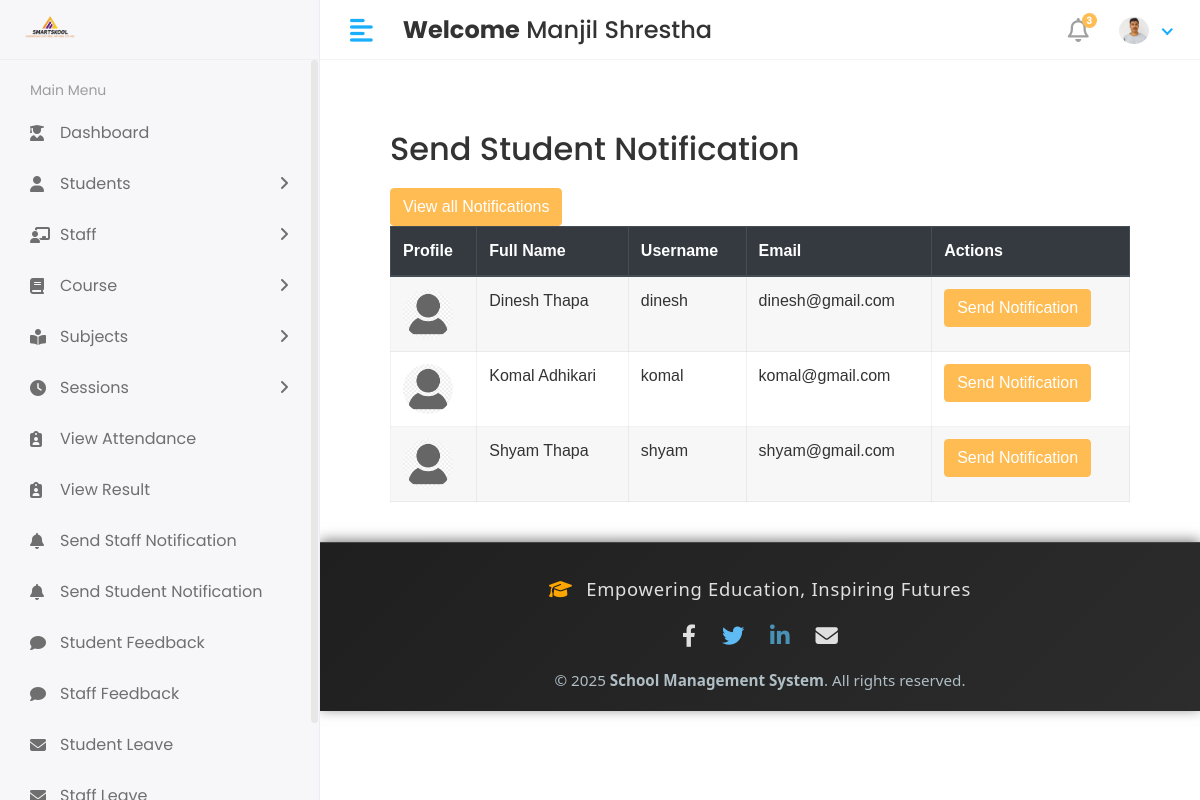
The app's page /Hod/Student/send_notification (signed in), older data.
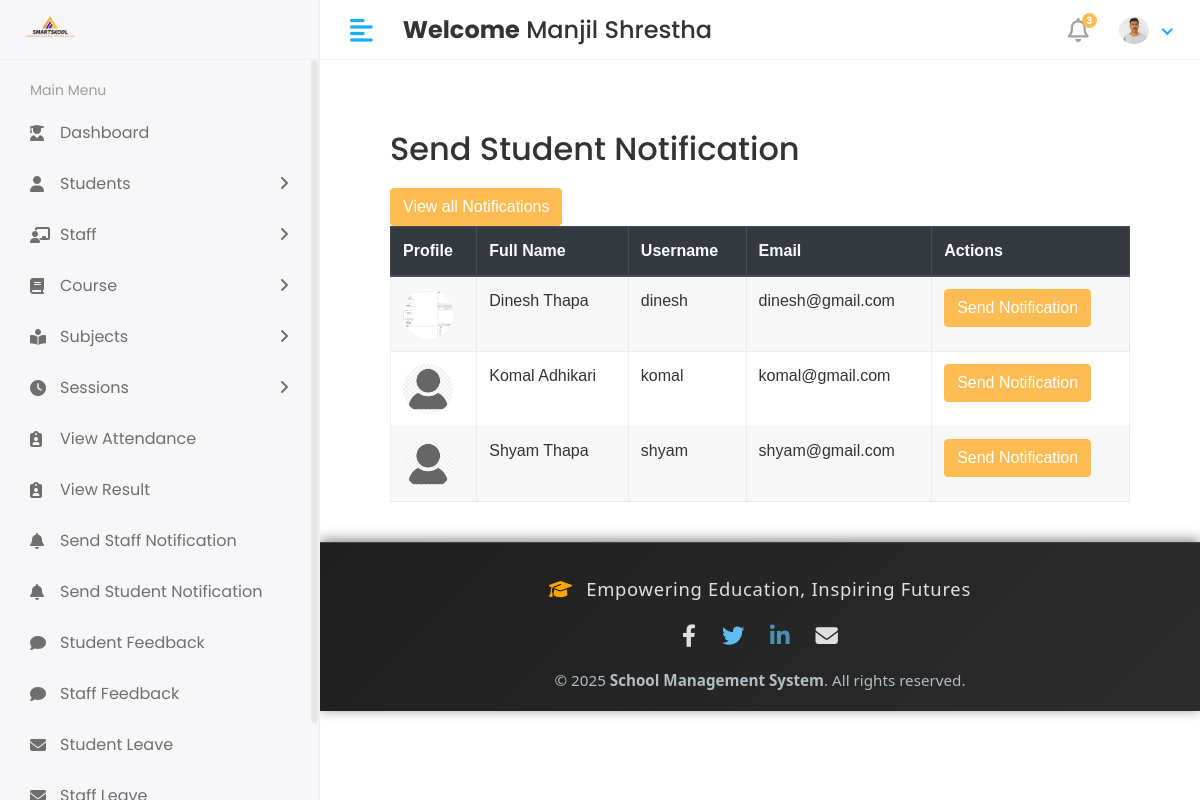
The same page, newer data.
### app/models.py (models this page shows, shortened)
class student(models.Model):
    admin = models.OneToOneField(CustomUser, on_delete=models.DO_NOTHING)
    address = models.TextField()
    gender = models.CharField(max_length=10)
    phone_number = models.CharField(max_length=15, default='')
    course_id = models.ForeignKey(course, on_delete=models.DO_NOTHING)
    session_year_id = models.ForeignKey(session_year, on_delete=models.DO_NOTHING)
    created_at = models.DateField(auto_now_add=True)
    updated_at = models.DateField(auto_now=True)

class CustomUser(AbstractUser):
   USER= (
      (1,'hod'),
      (2,'staff'),
      (3,'student'),
    )
   user_type=models.CharField(choices=USER,max_length=50,default=1)
   profile_pic = models.ImageField(upload_to='media/profile_pics')

### school_management_system/Hod_Views.py (the view)
# urls.py: path('Hod/Student/send_notification',Hod_Views.send_student_notification,name='send_student_notification'),
@login_required(login_url='/')
def send_student_notification(request):
    students = student.objects.all()
    see_notification = student_notification.objects.all().order_by('-id')[0:5]
    context = {
        'students': students,
        'see_notification': see_notification,
    }
    return render(request, 'Hod/send_student_notification.html',context)

### templates/Hod/send_student_notification.html (shortened to what this page needs)
{% extends 'base.html' %}
{%load static%}
{% block content%}
<div class="container" style="padding: 40px; font-family: Arial, sans-serif;">
    <h2 style="color: #333; margin-bottom: 20px;">Send Student Notification</h2>
    <button type="button" class="btn btn-primary" data-toggle="modal" data-target="#exampleModal">
     View all Notifications
    </button>
    <div class="table-responsive">
        <table id="studentTable" class="table table-striped table-bordered" style="width: 100%; background: #fff;">
            <thead class="thead-dark">
                <tr>
                    <th>Profile</th>
                    <th>Full Name</th>
                    <th>Username</th>
                    <th>Email</th>
                    <th>Actions</th>
                </tr>
            </thead>
            <tbody>
                {% for i in students %}
                <tr>
                    <td>
                        {% if i.admin.profile_pic %}
                            <img src="{{ i.admin.profile_pic.url }}" width="50" height="50" class="rounded-circle">
                        {% else %}
                            No Image
                        {% endif %}
                    </td>
                    <td>{{ i.admin.first_name }} {{ i.admin.last_name }}</td>
                    <td>{{ i.admin.username }}</td>
                    <td>{{ i.admin.email }}</td>
                    <td>
                       <button type="button" class="btn btn-primary" data-toggle="modal" data-target="#send_student_notification-{{forloop.counter}}">
                       Send Notification
                        </button>
                    </td>
                </tr>
                {% endfor %}
            </tbody>
        </table>
    </div>
</div>
{%endblock%}

Row changes from the older to the newer data that the page shows:
changed student "Dinesh": admin.profile_pic: picture added in place of a placeholder
